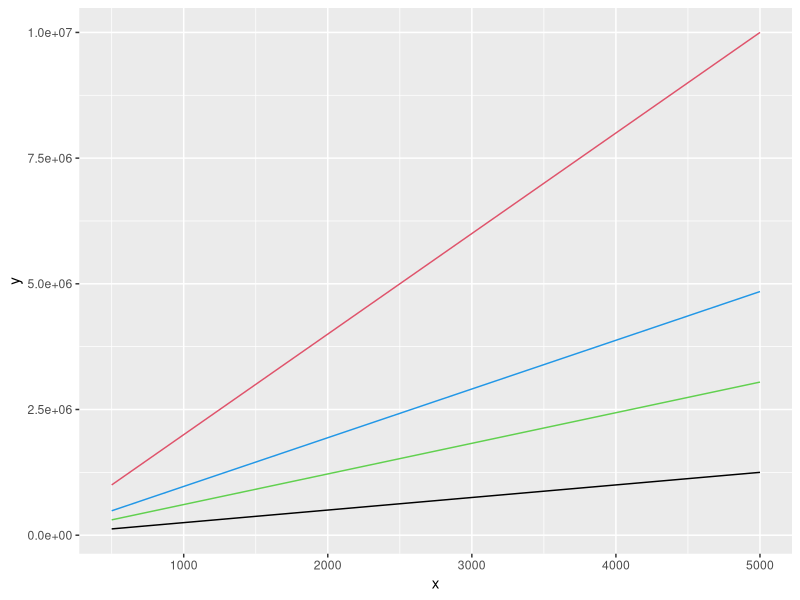
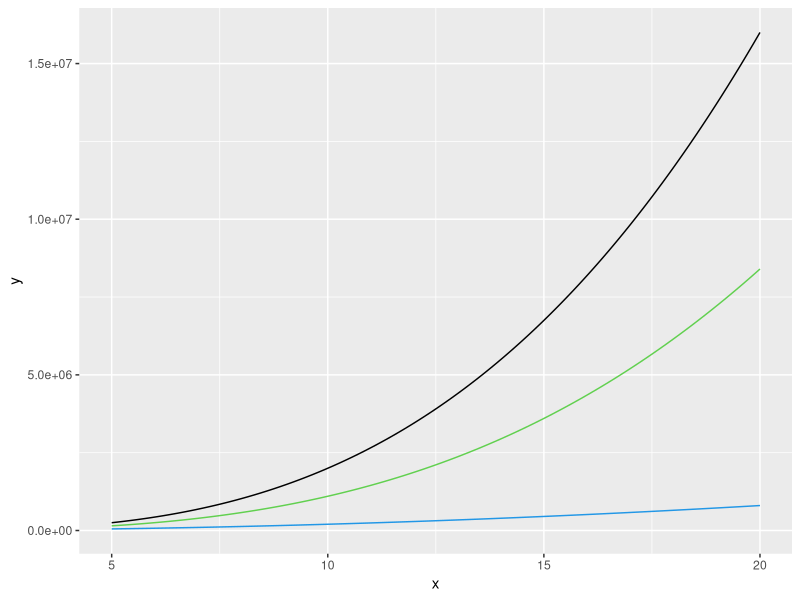
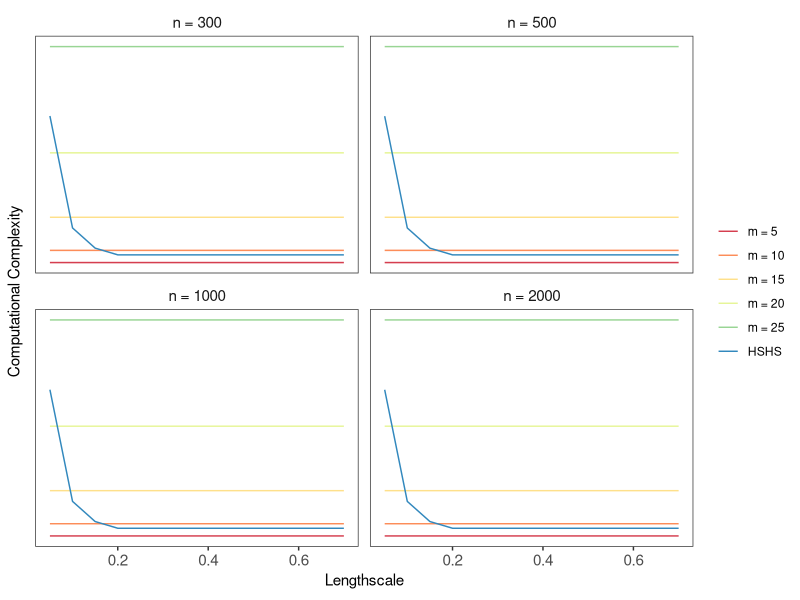

These charts were generated, in order, by the following R code: (Note: this script raises an error after producing the figures.)
rm(list =ls())
library(tidyverse)
## Computational Complexity
FullComputationalComplexity <- function(n) {
  2*n^3
}

NNNNComputationalComplexity <- function(n,m) {
  2*n*m^3
}

NNHSComputationalComplexity <- function(n,m,m1,m2) {
  n*m^3 + (n+1)*(m1*m2)
}

HSHSComputationalComplexity <- function(n,m1,m2) {
  2*(n+1)*(m1*m2) + n
}

set.seed(1492)
ggplot(data.frame(x = seq(500,5000,l=10)), aes(x = x)) +
  geom_function(fun = NNNNComputationalComplexity, args = list(m = 5), col = 1) +
  geom_function(fun = NNNNComputationalComplexity, args = list(m = 10), col = 2) +
  geom_function(fun = NNHSComputationalComplexity, args = list(m = 5, m1 = 22, m2 = 22), col = 3) +
  geom_function(fun = HSHSComputationalComplexity, args = list(m1 = 22, m2 = 22), col = 4) 



ggplot(data.frame(x = seq(5,20,5)), aes(x = x)) +
  geom_function(fun = function(m,n) { 2*n*m^3}, 
                args = list(n = 1000), col = 1) +
  geom_function(fun = function(m,n) {n*m^3 + (n+1)*(m*m)}, 
                args = list(n = 1000), col = 3) +
  geom_function(fun = function(m,n) {2*(n+1)*(m*m) + n}, 
                args = list(n = 1000), col = 4)


NNNNComputationalComplexity(n = 50, m = 15) / HSHSComputationalComplexity(n = 50, m1 = 42, m2 = 42)

NNNNComputationalComplexity(n = 500, m = 5) / HSHSComputationalComplexity(n = 500, m1 = 53, m2 = 23)


vector_lscale <- seq(0.05,0.7,l=14); vector_lscale
vector_c <- round(pmax(4.5*vector_lscale,1.5),2); vector_c
vector_m <- pmax(round(3.42*vector_c/vector_lscale,0),26); vector_m
library(tidyverse)
setup <- data.frame(lscale = vector_lscale, c = vector_c, m = vector_m)
xtable::xtable(setup)

setup <- setup %>%
  mutate(`m = 5_300` = NNNNComputationalComplexity(n = 300, m = 5)) %>%
  mutate(`m = 10_300` = NNNNComputationalComplexity(n = 300, m = 10)) %>%
  mutate(`m = 15_300` = NNNNComputationalComplexity(n = 300, m = 15)) %>%
  mutate(`m = 20_300` = NNNNComputationalComplexity(n = 300, m = 20)) %>%
  mutate(`m = 25_300` = NNNNComputationalComplexity(n = 300, m = 25)) %>%
  mutate(`HSHS_300` = HSHSComputationalComplexity(n = 300, m1 = m, m2 = m))

setup <- setup %>%
  mutate(`m = 5_500` = NNNNComputationalComplexity(n = 500, m = 5)) %>%
  mutate(`m = 10_500` = NNNNComputationalComplexity(n = 500, m = 10)) %>%
  mutate(`m = 15_500` = NNNNComputationalComplexity(n = 500, m = 15)) %>%
  mutate(`m = 20_500` = NNNNComputationalComplexity(n = 500, m = 20)) %>%
  mutate(`m = 25_500` = NNNNComputationalComplexity(n = 500, m = 25)) %>%
  mutate(`HSHS_500` = HSHSComputationalComplexity(n = 500, m1 = m, m2 = m))

setup <- setup %>%
  mutate(`m = 5_1000` = NNNNComputationalComplexity(n = 1000, m = 5)) %>%
  mutate(`m = 10_1000` = NNNNComputationalComplexity(n = 1000, m = 10)) %>%
  mutate(`m = 15_1000` = NNNNComputationalComplexity(n = 1000, m = 15)) %>%
  mutate(`m = 20_1000` = NNNNComputationalComplexity(n = 1000, m = 20)) %>%
  mutate(`m = 25_1000` = NNNNComputationalComplexity(n = 1000, m = 25)) %>%
  mutate(`HSHS_1000` = HSHSComputationalComplexity(n = 1000, m1 = m, m2 = m))

setup <- setup %>%
  mutate(`m = 5_2000` = NNNNComputationalComplexity(n = 2000, m = 5)) %>%
  mutate(`m = 10_2000` = NNNNComputationalComplexity(n = 2000, m = 10)) %>%
  mutate(`m = 15_2000` = NNNNComputationalComplexity(n = 2000, m = 15)) %>%
  mutate(`m = 20_2000` = NNNNComputationalComplexity(n = 2000, m = 20)) %>%
  mutate(`m = 25_2000` = NNNNComputationalComplexity(n = 2000, m = 25)) %>%
  mutate(`HSHS_2000` = HSHSComputationalComplexity(n = 2000, m1 = m, m2 = m))

setup <- setup %>% gather(Key,Value,-lscale,-c,-m)
setup <- setup %>% separate(Key, into = c("Method","n"), sep = "_")
table(setup$Method)

setup %>%
  mutate(n = recode(n, `300`=0, `500`=1, `1000`=2, `2000` =3)) %>%
  mutate(n = factor(n, labels = c("n = 300","n = 500","n = 1000","n = 2000"))) %>%
  mutate(Method = recode(Method, `m = 5`=1, `m = 10`=2, `m = 15` =3, `m = 20` = 4, `m = 25` = 5, `HSHS` = 6)) %>%
  mutate(Method = factor(Method, labels = c("m = 5","m = 10","m = 15", "m = 20", "m = 25", "HSHS"))) %>%
  ggplot(aes(x = lscale, y = Value)) + 
  geom_path(aes(col = Method), linewidth = 0.5, alpha = 2) +
  scale_colour_brewer(palette = "Spectral") +
  facet_wrap(~n, ncol = 2, scales = "free_y") +
  theme_bw() +
  xlab(bquote(Lengthscale)) +
  ylab(bquote(Computational~Complexity)) +
  theme(strip.background = element_blank(),
        strip.text = element_text(size = 11),
        panel.grid = element_blank(),
        legend.title = element_blank(),
        legend.position = "right",
        axis.text.y = element_blank(),
        axis.text.x = element_text(size = 11),
        axis.ticks.y = element_blank())
ggsave(filename = "./Rutilities/Computational_Complexity_Plots.png", height = 7, width = 11)


##
vector_lscale <- seq(0.1,0.5,l=9); vector_lscale
vector_c <- round(pmax(4.5*vector_lscale,1.2),2); vector_c
round(3.42*vector_c/vector_lscale,0)
vector_m1 <- pmax(round(3.42*vector_c/vector_lscale,0),22); vector_m1
vector_m2 <- pmax(round(3.42*vector_c/vector_lscale,0),32); vector_m2
vector_m3 <- pmax(round(3.42*vector_c/vector_lscale,0),44); vector_m3
vector_m4 <- pmax(round(3.42*vector_c/vector_lscale,0),51); vector_m4
vector_m5 <- pmax(round(3.42*vector_c/vector_lscale,0),58); vector_m5
library(tidyverse)
setup <- data.frame(lscale = vector_lscale, c = vector_c, m1 = vector_m1, m2 = vector_m2, m3 = vector_m3, m4 = vector_m4, m5 = vector_m5)

xtable::xtable(setup)

setup <- setup %>%
  mutate(`HSHS(22)` = HSHSComputationalComplexity(n = 1000, m1 = m1, m2 = m1)) %>%
  mutate(`HSHS(32)` = HSHSComputationalComplexity(n = 1000, m1 = m2, m2 = m2)) %>%
  mutate(`HSHS(44)` = HSHSComputationalComplexity(n = 1000, m1 = m3, m2 = m3)) %>%
  mutate(`HSHS(51)` = HSHSComputationalComplexity(n = 1000, m1 = m4, m2 = m4)) %>%
  mutate(`HSHS(58)` = HSHSComputationalComplexity(n = 1000, m1 = m5, m2 = m5))

setup
setup <- setup %>% select(-c,-m1,-m2,-m3,-m4,-m5) %>% gather(Method,Value,-lscale)

table(setup$Method)

setup %>%
  mutate(Method = recode(Method, `HSHS(22)` = 1, `HSHS(32)` = 2, `HSHS(44)` = 3, `HSHS(51)` = 4, `HSHS(58)` = 5)) %>%
  mutate(Method = factor(Method, labels = c("HSHS(22)", "HSHS(32)","HSHS(44)","HSHS(51)","HSHS(58)"))) %>%
  ggplot(aes(x = lscale, y = Value)) + 
  geom_path(linewidth = 0.5, linetype = "solid") +
  geom_point(size = 1, shape = 1) +
  facet_wrap(~Method, ncol = 3) +
  scale_colour_brewer(palette = "Spectral") +
  geom_hline(aes(yintercept = NNNNComputationalComplexity(n = 1000, m = 5), linetype = "1")) +
  geom_hline(aes(yintercept = NNNNComputationalComplexity(n = 1000, m = 10), linetype = "2")) +
  geom_hline(aes(yintercept = NNNNComputationalComplexity(n = 1000, m = 15), linetype = "3")) +
  geom_hline(aes(yintercept = NNNNComputationalComplexity(n = 1000, m = 20), linetype = "4")) +
  scale_linetype_manual(values=c("dotted","dotdash","dashed","longdash"),
                        labels = c("NNNN(5)","NNNN(10)","NNNN(15)","NNNN(20)")) +
  theme_bw() +
  xlab(bquote(Lengthscale)) +
  ylab(bquote(Computational~Complexity)) +
  theme(strip.background = element_blank(),
        strip.text = element_text(size = 11),
        panel.grid = element_blank(),
        legend.title = element_blank(),
        legend.position = c(0.85,0.25),
        axis.text.y = element_blank(),
        axis.text.x = element_text(size = 11),
        axis.ticks.y = element_blank())
ggsave(filename = "./Rutilities/Computational_Complexity_Plots.png", height = 7, width = 11)


###
## c = 1.5
vector_lscale <- seq(0.05,0.5,l=10); vector_lscale
vector_c <- round(pmax(4.5*vector_lscale,1.2),2); vector_c
round(3.42*vector_c/vector_lscale,0)
vector_m1 <- pmax(22,round(3.42*vector_c/vector_lscale,0)); vector_m1
vector_m2 <- pmax(28,round(3.42*vector_c/vector_lscale,0)); vector_m2
vector_m3 <- pmax(35,round(3.42*vector_c/vector_lscale,0)); vector_m3
vector_m4 <- pmax(42,round(3.42*vector_c/vector_lscale,0)); vector_m4
vector_m5 <- pmax(52,round(3.42*vector_c/vector_lscale,0)); vector_m5
vector_m6 <- pmax(60,round(3.42*vector_c/vector_lscale,0)); vector_m6
vector_m7 <- pmax(82,round(3.42*vector_c/vector_lscale,0)); vector_m7

#vector_m1 <- 22; vector_m1
#vector_m2 <- 26; vector_m2
#vector_m3 <- 32; vector_m3
#vector_m4 <- 44; vector_m4
#vector_m5 <- 51; vector_m5
#vector_m6 <- 58; vector_m6
library(tidyverse)
setup <- tibble(lscale = vector_lscale, c = vector_c, m1 = vector_m1, m2 = vector_m2, m3 = vector_m3, m4 = vector_m4, m5 = vector_m5, m6 = vector_m6, m7 = vector_m7)
setup <- setup %>% gather(x,m,-c,-lscale) %>% select(-x) %>% distinct()
setup
table(setup$m)

setup <- setup %>% mutate(cs = HSHSComputationalComplexity(n = 1000, m1 = m, m2 = m)) 
setup
setup <- setup %>% mutate(Method = "HSHS")
setup
setup %>% filter(lscale == 0.10)
setup %>%
  ggplot(aes(x = factor(m), y = cs)) + 
  geom_path(aes(group = 1), linewidth = 0.7) +
  geom_point(size = 2, shape = 1) +
  facet_wrap(~lscale, ncol = 4, labeller = label_bquote("\u2113"[k]~"="~.(lscale))) +
  geom_hline(aes(yintercept = NNNNComputationalComplexity(n = 1000, m = 5), linetype = "1"), linewidth = 0.5) +
  geom_hline(aes(yintercept = NNNNComputationalComplexity(n = 1000, m = 10), linetype = "2"), linewidth = 0.5) +
  geom_hline(aes(yintercept = NNNNComputationalComplexity(n = 1000, m = 15), linetype = "3"), linewidth = 0.5) +
  geom_hline(aes(yintercept = NNNNComputationalComplexity(n = 1000, m = 20), linetype = "4"), linewidth = 0.5) +
  scale_linetype_manual(values=c("dotted","dotdash","dashed","longdash"),
                        labels = c("NNNN(5)","NNNN(10)","NNNN(15)","NNNN(20)")) +
  theme_bw() +
  xlab(bquote(Number~of~basis~functions~under~HSHS)) +
  ylab(bquote(Computational~Cost)) +
  theme(strip.background = element_blank(),
        strip.text = element_text(size = 13),
        panel.grid = element_blank(),
        legend.title = element_blank(),
        legend.position = c(0.75,0.125),
        axis.text.y = element_blank(),
        axis.text.x = element_text(size = 11),
        axis.ticks.y = element_blank())
ggsave(filename = "./Rutilities/Computational_Complexity_Plots.png", height = 7, width = 11)


## c = 1.20
vector_lscale <- seq(0.1,0.5,l=9); vector_lscale
round(4.5*vector_lscale,2)
vector_c <- pmax(1.20, round(4.5*vector_lscale,2)); vector_c
vector_c <- 1 + 1.5*vector_lscale; vector_c
cbind(vector_lscale, vector_c, round(3.42*vector_c/vector_lscale,0))
vector_m1 <- pmax(20,round(3.42*vector_c/vector_lscale,0)); vector_m1
vector_m2 <- pmax(22,round(3.42*vector_c/vector_lscale,0)); vector_m2
vector_m3 <- pmax(25,round(3.42*vector_c/vector_lscale,0)); vector_m3
vector_m4 <- pmax(28,round(3.42*vector_c/vector_lscale,0)); vector_m4
vector_m5 <- pmax(34,round(3.42*vector_c/vector_lscale,0)); vector_m5
vector_m6 <- pmax(39,round(3.42*vector_c/vector_lscale,0)); vector_m6
vector_m7 <- pmax(50,round(3.42*vector_c/vector_lscale,0)); vector_m7

library(tidyverse)
setup <- tibble(lscale = vector_lscale, c = vector_c, m1 = vector_m1, m2 = vector_m2, m3 = vector_m3, m4 = vector_m4, m5 = vector_m5, m6 = vector_m6, m7 = vector_m7)
setup <- setup %>% gather(x,m,-c,-lscale) %>% select(-x) %>% distinct()
setup
table(setup$m)
setup %>% filter(lscale == 0.5)

setup <- setup %>% mutate(cs = HSHSComputationalComplexity(n = 1000, m1 = m, m2 = m)) 
setup
setup <- setup %>% mutate(Method = "HSHS")
setup
setup %>% filter(lscale == 0.50)
setup %>%
  ggplot(aes(x = m, y = cs)) + 
  geom_path(linewidth = 0.7) +
  geom_point(size = 2, shape = 1) +
  facet_wrap(~lscale, nrow = 2, labeller = label_bquote("\u2113"[k]~"="~.(lscale))) +
  geom_hline(aes(yintercept = NNNNComputationalComplexity(n = 1000, m = 5), linetype = "1"), linewidth = 0.5) +
  geom_hline(aes(yintercept = NNNNComputationalComplexity(n = 1000, m = 10), linetype = "2"), linewidth = 0.5) +
  geom_hline(aes(yintercept = NNNNComputationalComplexity(n = 1000, m = 15), linetype = "3"), linewidth = 0.5) +
  geom_hline(aes(yintercept = NNNNComputationalComplexity(n = 1000, m = 20), linetype = "4"), linewidth = 0.5) +
  scale_linetype_manual(values=c("dotted","dotdash","dashed","longdash"),
                        labels = c("NNNN(5)","NNNN(10)","NNNN(15)","NNNN(20)")) +
  theme_bw() +
  xlab(bquote(Number~of~basis~functions~under~HSHS)) +
  ylab(bquote(Computational~Cost)) +
  theme(strip.background = element_blank(),
        strip.text = element_text(size = 13),
        panel.grid = element_blank(),
        legend.title = element_blank(),
        legend.position = c(0.90,0.25),
        axis.text.y = element_blank(),
        axis.text.x = element_text(size = 11),
        axis.ticks.y = element_blank())
ggsave(filename = "./Rutilities/Computational_Complexity_Plots.png", height = 7, width = 11)

